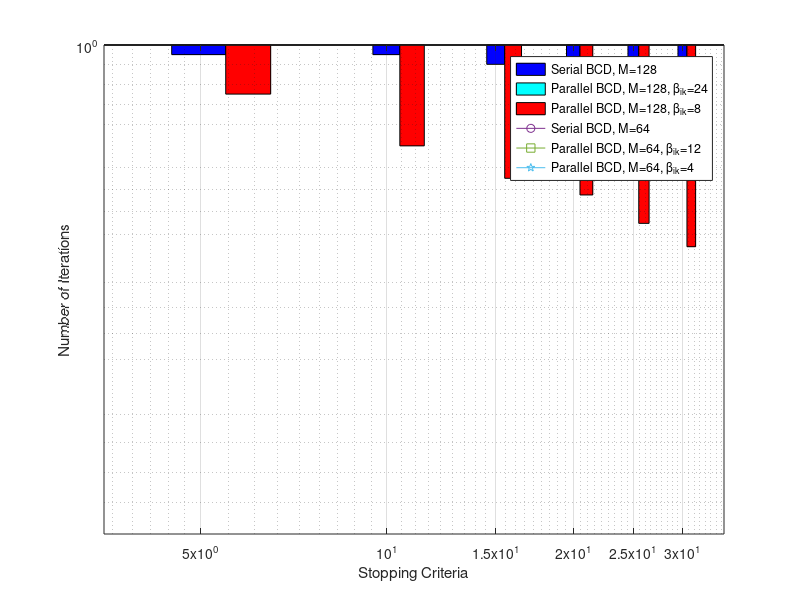

This chart was generated by the following MATLAB code:
dB = [0 : 5 : 30];
rM8Q8C7 = [259, 340, 422, 510, 590, 650, 692];
wmmseM8Q8C7 = [278, 357, 430, 495, 536, 562, 584];

rM8Q16C7 = [289, 390, 482, 595, 719, 837, 957];
wmmseM8Q16C7 = [300, 370, 445, 540, 635, 720, 825];

rM4Q5C7 = [130, 175, 233, 286, 315, 336, 342];
wmmseM4Q5C7 = [164, 213, 258, 290, 309, 315, 319];
% power consumption 100%

plot(dB, rM8Q16C7, '-o', dB, wmmseM8Q16C7, '-s', dB, rM8Q8C7, '-p', dB, wmmseM8Q8C7, '-^', dB, rM4Q5C7, '-d', dB, wmmseM4Q5C7, '-h', 'LineWidth', 1.5);
legend('LPP-WMMSE, M=128, G=16', 'WMMSE, M=128', 'LPP-WMMSE, M=64, G=8', 'WMMSE, M=64', 'LPP-WMMSE, M=20, G=5', 'WMMSE, M=20');
grid on;
xlabel('SNR (dB)');
ylabel('System Throughput (bits per channel user)');

dB = [5 : 5 : 30];
rpcWMMSE = [1, 1, 1, 1, 1, 1];
rpcM8Q8C7 = [0.99 0.99 0.98 0.96, 0.93, 0.905];
rpcM8Q16C7 = [0.95 0.90 0.87 0.855 0.83 0.81];
bar1 = bar(dB, rpcM8Q8C7, 'BarWidth', 0.2, 'FaceColor', 'b');
hold on;
bar2 = bar(dB - 1, rpcWMMSE, 'BarWidth', 0.2, 'FaceColor', 'c');
hold on;
bar3 = bar(dB + 1, rpcM8Q16C7, 'BarWidth', 0.2, 'FaceColor', 'r');
xlabel('SNR (dB)');
ylabel('Relative Power Consumption');
grid on;
legend('LPP-WMMSE, M=64', 'WMMSE', 'LPP-WMMSE, M=128');
axis([0 35 0.6 1]);

range = [1:7];
epsilon = [1e-1, 1e-2, 1e-3, 1e-4, 1e-5, 1e-6, 1e-7];
%epsilon = [1, 2, 3, 4, 5, 6, 7];
sM128 = [52, 137, 367, 878, 1819, 3517, 5669];
pM128b24 = [3.2, 15.3, 57.1, 184, 593, 1478, 3189];
pM128b12 = [];
pM128b8 = [2.9, 10.1, 36, 106, 289, 764, 1441];
pM128b6 = [2.7, 9.1, 29.5, ];

sM64 = [51, 134, 373, 908, 1877, 3719, 5120];
pM64b12 = [3, 13.6, 50.8, 168, 434, 897, 1576];
pM64b6 = [];
pM64b5 = [2.9, 10.2, 35.3, ];
pM64b4 = [2.8, 9.6, 32, 90, 214, 425, 689];
loglog(epsilon(range), sM128(range), '-o', epsilon(range), pM128b24(range), '-s', epsilon(range), pM128b8(range), '-p', ...
         epsilon(range), sM64(range), '-^', epsilon(range), pM64b12(range), '-d', epsilon(range), pM64b4(range), '-h', 'LineWidth', 1.5);
legend('Serial BCD, M=128', 'Parallel BCD, M=128, \beta_{ik}=24', 'Parallel BCD, M=128, \beta_{ik}=8', ...
       'Serial BCD, M=64', 'Parallel BCD, M=64, \beta_{ik}=12', 'Parallel BCD, M=64, \beta_{ik}=4');
xlabel('Stopping Criteria');
ylabel('Number of Iterations');
grid on;
